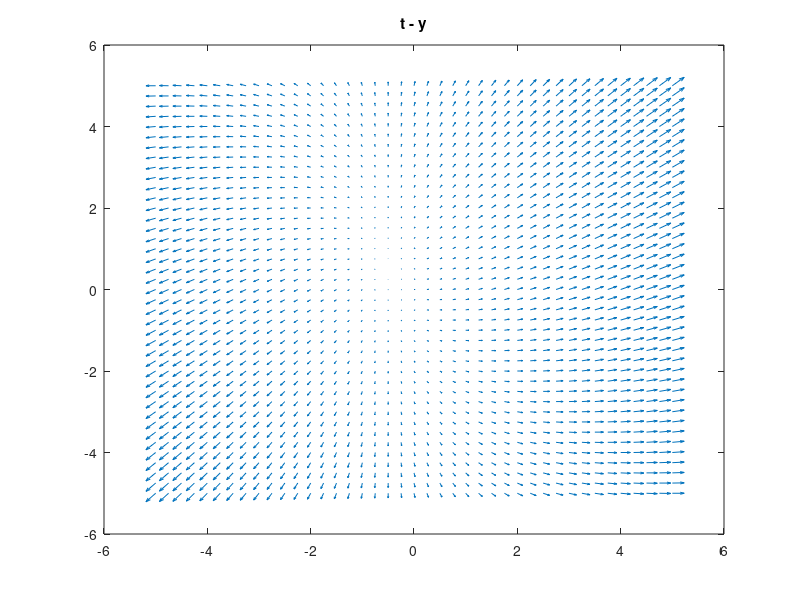
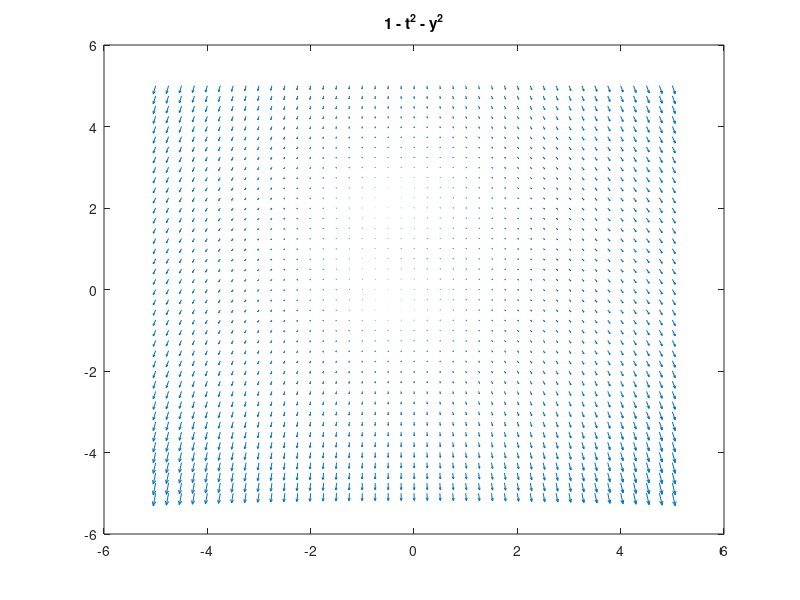
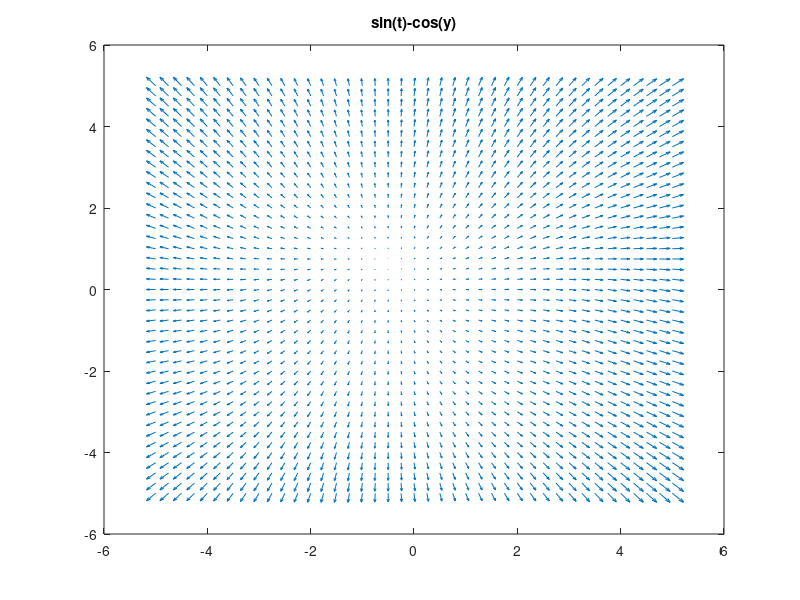
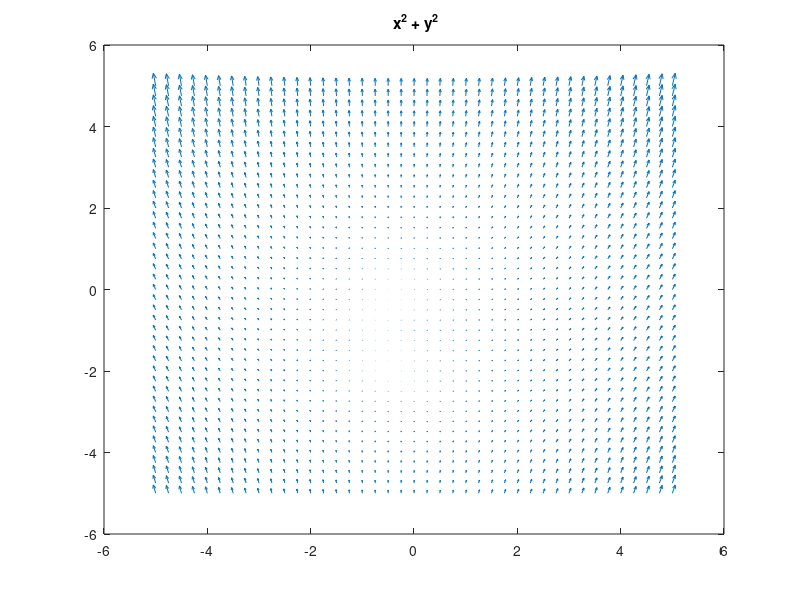

Write the MATLAB code that produced these figures, in order.
t = y = linspace(-5,5,41);

[tt,yy] = meshgrid (t,y);

%tz = vectorField(tt,yy);
f = @(t,y) [t-y];

tz = f(tt,yy);


quiver (tt,yy,tt+0.5,0.5*tz+yy);
title("t - y");

print -djpg figure.jpg;

f_2 = @(t,y) [1 - t.^2 - y.^2];

tz = f_2 (tt, yy);
quiver (tt,yy,tt+0.5,0.5*tz+yy);
title("1 - t^2 - y^2")
print -djpg figure2.jpg;

f_3 = @(t,y) [sin(t)-cos(y)];

tz = f_3 (tt, yy);

quiver(tt,yy,tt+0.5,0.5*tz+yy);
title("sin(t)-cos(y)");
print -djpg figure3.jpg;

f_4 = @(t,y) [t.^2 + y.^2];

tz = f_4 (tt,yy);
h = quiver(tt,yy,tt+0.5,0.5*tz+yy);
set(h, "maxheadsize", 0.25);
title(" x^2 + y^2")
print -djpg figure4.jpg
